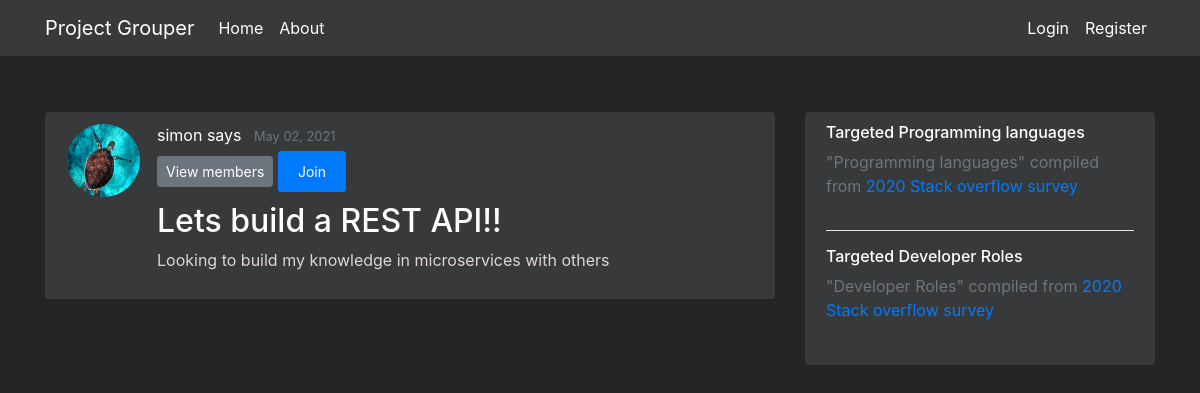
The page /projects/5 on the database as committed earlier.
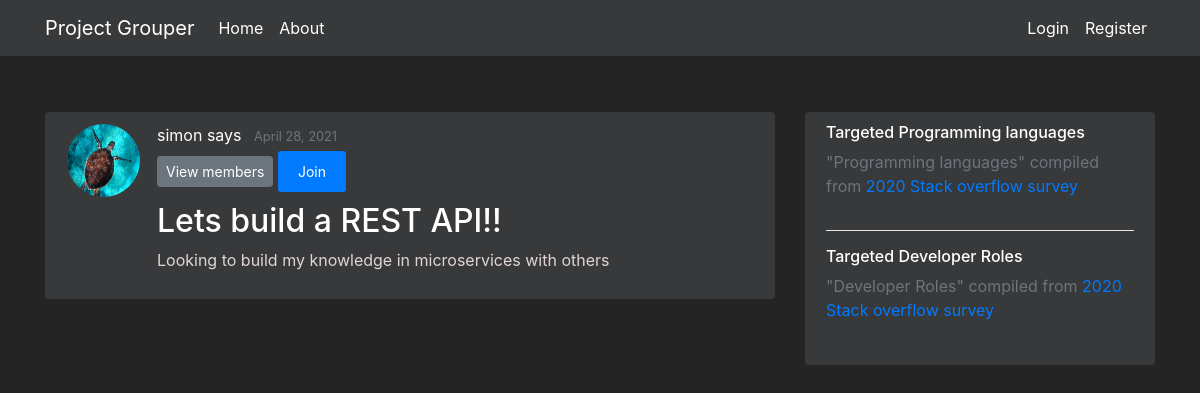
The same page on the database as committed later.
### flaskapp/models.py (models this page shows, shortened)
class Projects(db.Model):
    __tablename__ = 'project'
    id = db.Column(db.Integer, primary_key=True, nullable=False)
    name = db.Column(db.String(250), unique=True, nullable=False)
    desc = db.Column(db.String(500), unique=False, nullable=False)
    creation_timestamp = db.Column(db.DateTime, nullable=False, default=datetime.utcnow)
    start_date = db.Column(db.DateTime, nullable=True, default=datetime.utcnow)
    target_end_date = db.Column(db.DateTime, nullable=True, default=datetime.utcnow)
    owner_id = db.Column(db.Integer, db.ForeignKey('user.id'), nullable=False, default=1)
    owner = db.relationship("Users", foreign_keys=owner_id, backref="owned_projects", uselist=False)
    members = db.relationship('Users', secondary=UserProjects, lazy='subquery', backref="get_projects")
    languages = db.relationship('Languages', secondary=ProjectLanguages, lazy='subquery', backref="get_projects")
    careers = db.relationship('Careers', secondary=ProjectCareers, lazy='subquery', backref="get_projects")

### flaskapp/routes.py (the view)
@app.route("/projects/<int:project_id>")
def project(project_id):
    current_project = Projects.query.get_or_404(project_id)
    return render_template('project.html', title=current_project.name, current_project=current_project)

### flaskapp/templates/project.html (shortened to what this page needs)
{% extends "layout.html" %}
{% block content %}
    <article class="media content-section">
        <img class="rounded-circle article-img" src="{{ url_for('static', filename='profile_pics/' + current_project.owner.profile_image) }}">
        <div class="media-body">
            <div class="article-metadata">
                <a class="mr-2" href="#">{{ current_project.owner.first_name }} {{ current_project.owner.last_name }}</a>
                <small class="text-muted">{{ current_project.creation_timestamp.strftime('%B %d, %Y') }}</small>
                <div>
                    <button type="button" class="btn btn-secondary btn-sm mt-1 mb-1" data-toggle="modal" data-target="#viewProjectMembers">View members</button>
                {% if current_project.owner == current_user %}
                    <a class="btn btn-secondary btn-sm mt-1 mb-1" href="{{ url_for('update_project', project_id=current_project.id) }}">Update</a>
                    <button type="button" class="btn btn-danger btn-sm m-1" data-toggle="modal" data-target="#deleteModal">Delete</button>
                {% else %}
                    {% if current_user not in current_project.members  %}
                        <a class="btn btn-primary btn-sm mt-1 mb-1" href="{{ url_for('join_project', project_id=current_project.id) }}">Join</a>
                    {% else  %}
                        <a class="btn btn-danger btn-sm mt-1 mb-1" href="{{ url_for('leave_project', project_id=current_project.id) }}"> Leave </a>
                    {% endif %}
                {% endif %}
                </div>
            </div>
            <h2 class="article-title ">{{ current_project.name }}</h2>
            <p class="article-content">{{ current_project.desc }}</p>
        </div>
    </article>
        <body class=dark>
            </body>
        <body class=dark>
            </body>
{% endblock content %}
{% block sidebar %}
<div class="col-md-4">
    <div class="content-section">
      <h6>Targeted Programming languages</h6>
      <p class='text-muted'> "Programming languages" compiled from <a href="https://insights.stackoverflow.com/survey/2019#technology">2020 Stack overflow survey </a>
      </p>
      <hr color="white">
      <h6>Targeted Developer Roles</h6>
      <p class='text-muted'> "Developer Roles" compiled from <a href="https://insights.stackoverflow.com/survey/2020#developer-profile-developer-type-all-respondents">2020 Stack overflow survey </a>
      </p>
    </div>
</div>
{% endblock sidebar %}

Rows that differ between the two databases and show on the page:
changed Projects "Lets build a REST API!!": creation_timestamp "May 02, 2021" → "April 28, 2021"
